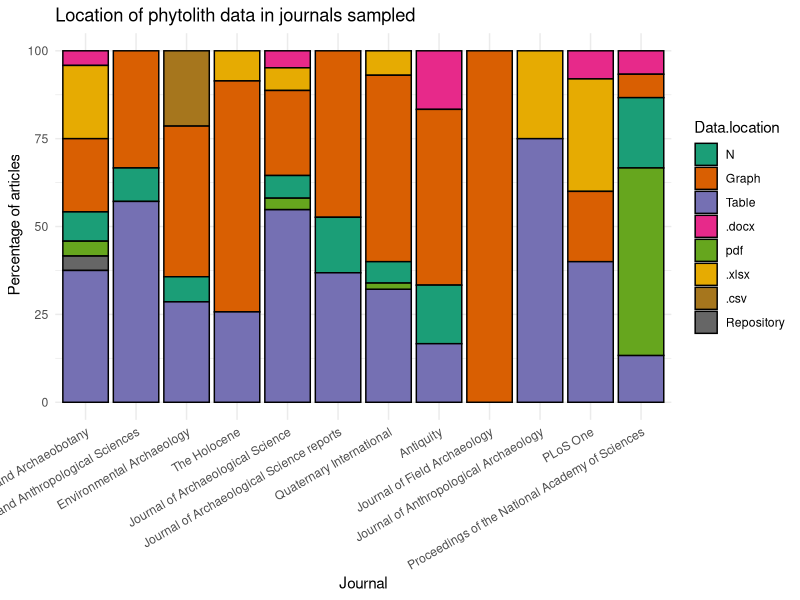

The R script that drew this image:
#open packages needed and read in the data
library(tidyverse)
library(here)

#reading in the data and rename it as a tibble with shorter name
Open_phytos <- read_csv(here("raw data", "Open_Phyto_2020_cleaned.csv"))

# selecting the data column and rows for figure

Data_location_all_journal <- Open_phytos %>% 
  rename_with(make.names) %>%
  select("Journal", "Data.location") %>% 
  group_by(Journal) %>% 
  count(Data.location)


data_locations_all_percent <- Data_location_all_journal %>% 
  mutate (Percent = n / sum(n) * 100)
  
library(ggplot2)

data_locations_all_percent %>% 
  ggplot(aes(x = factor(Journal), y = Percent, fill = Data.location)) +
  geom_col(color = "black") +
  theme_minimal() +
  labs(title = "Location of phytolith data in journals sampled",
       x = "Journal",
       y = " Percentage of articles") +
  theme(axis.text.x = element_text(angle = 30, hjust = 1, vjust = 1)) +
  scale_x_discrete(limits = c("Vegetation History and Archaeobotany", "Archaeological and Anthropological Sciences", "Environmental Archaeology", "The Holocene", "Journal of Archaeological Science", "Journal of Archaeological Science reports", "Quaternary International", "Antiquity", "Journal of Field Archaeology",	
"Journal of Anthropological Archaeology", "PLoS One","Proceedings of the National Academy of Sciences")) +
  scale_fill_brewer(palette = "Dark2", limits = c("N", "Graph", "Table", ".docx", "pdf", ".xlsx", ".csv", "Repository"))
  
